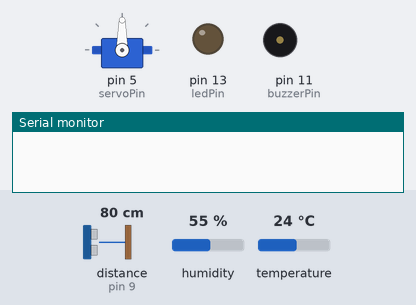
Recording of a sketch running on a simulated Arduino Uno, built with avr-gcc and run on an emulated ATmega328P. On the bench: servo, output pins drawn as LEDs (lit = HIGH), buzzer (waves = sounding), the last lines printed to the serial monitor. Wiring (inferred from the names in the program): ultrasonic range finder: trigger pin 8; echo pin 9. The test bench sets the inputs (shaded band); at power-on: distance to the obstacle (sensor on pin 9) 80 cm, humidity 55 %, temperature 24 °C. The echo pulse lasts 58.3 µs per cm; pins used as bus, display or sensor lines are not drawn.

Above: at 0.1 s.
1.4 s: distance to the obstacle (sensor on pin 9) set to 34 cm
4.9 s: distance to the obstacle (sensor on pin 9) set to 27 cm
At 6.7 s:
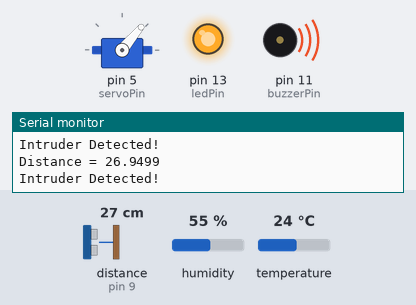
8.4 s: distance to the obstacle (sensor on pin 9) set to 35 cm
At 9.8 s:
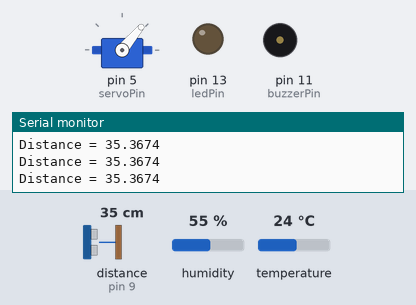
11.9 s: distance to the obstacle (sensor on pin 9) set to 18 cm
At 14.5 s:
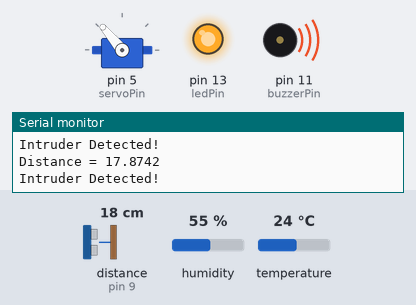
Timing chart, 0 to 16.4 s (numbered marks = the images above; inputs shaded):
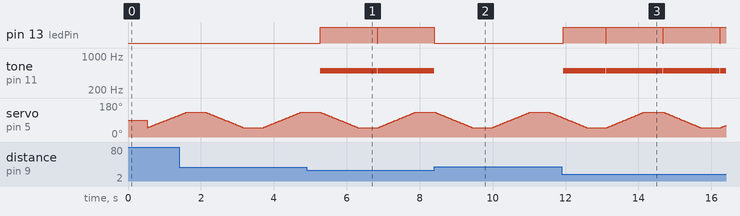

Measured:
- the behaviour switches between 31 and 30 cm on distance to the obstacle (sensor on pin 9) (found by bisection; images 0 and 1)
- after the input at 4.9 s, pin 13 (ledPin): LOW → HIGH after 0.38 s, → LOW 1.6 s later, → HIGH 0.02 s later; tone on pin 11 (buzzerPin): silent → 500 Hz after 0.38 s, → silent 1.6 s later, → 500 Hz 0.02 s later
- after the input at 8.4 s, pin 13 (ledPin): goes on until 8.4 s, then stays LOW; tone on pin 11 (buzzerPin): goes on until 8.4 s, then stays silent
- after the input at 11.9 s, pin 13 (ledPin): LOW → HIGH at once, then repeats every 1.6 s: LOW 0.02 s, HIGH 1.5 s; tone on pin 11 (buzzerPin): silent → 500 Hz at once, then repeats every 1.6 s: silent 0.02 s, 500 Hz 1.5 s

The sketch:

intruder-detection-system.ino
```cpp
#include <dht.h>
#include <Servo.h>

dht DHT;
Servo servo;

int   tempSensorPin = 3;
int   servoPin      = 5;
int   servoDelay    = 12;
int   servoDeg      = 50;
int   trigPin       = 8;
int   echoPin       = 9;
int   ledPin        = 13;
int   buzzerPin     = 11;
bool  servoIncr     = true;
float velocity, distance, duration;


void rotateServo(){
  if(servoIncr){
    for(servoDeg; servoDeg<=130; servoDeg++){
      servo.write(servoDeg);
      if(servoDeg%5==0){
         calculateDistance();
         alertOn();
      }
      delay(servoDelay);
    }
  }
  else if(!servoIncr){
    for(servoDeg; servoDeg>=50; servoDeg--){
      servo.write(servoDeg);
      if(servoDeg%5==0){
         calculateDistance();
         alertOn();
      }
      delay(servoDelay);
    }
  }

  servoIncr = servoDeg>=130 ? false : servoDeg<=50 ? true : servoIncr;
}

void calculateVelocity(int temp){
   velocity = 332 + (0.6 * temp);
   velocity = (velocity/1000000.00)*100;
}

void calculateDistance(){
   digitalWrite(trigPin, LOW);
   delayMicroseconds(5);
   digitalWrite(trigPin, HIGH);
   delayMicroseconds(10);
   digitalWrite(trigPin, LOW);
   duration = pulseIn(echoPin, HIGH);
   distance = (velocity * duration)/2.00;

   Serial.print("Distance = ");
   Serial.println(distance, 4);
}

void alertOn(){
  if(distance<=30){
    digitalWrite(ledPin, HIGH);
    tone(buzzerPin, 500);
    Serial.println("Intruder Detected!");
  }
}

void setup() {
  Serial.begin(9600);
  servo.attach(servoPin);
  pinMode(trigPin, OUTPUT);
  pinMode(echoPin, INPUT);
  pinMode(ledPin, OUTPUT);
  pinMode(buzzerPin, OUTPUT);
}


void loop(){

  int var = DHT.read11(tempSensorPin);
  delay(500);

  digitalWrite(ledPin, LOW);
  noTone(buzzerPin);

  int currTemp = DHT.temperature;
  Serial.print("Current Temperature: ");
  Serial.println(currTemp);

  calculateVelocity(currTemp);
  Serial.print("Velocity = ");
  Serial.println(velocity, 4);

  rotateServo();

}
```
